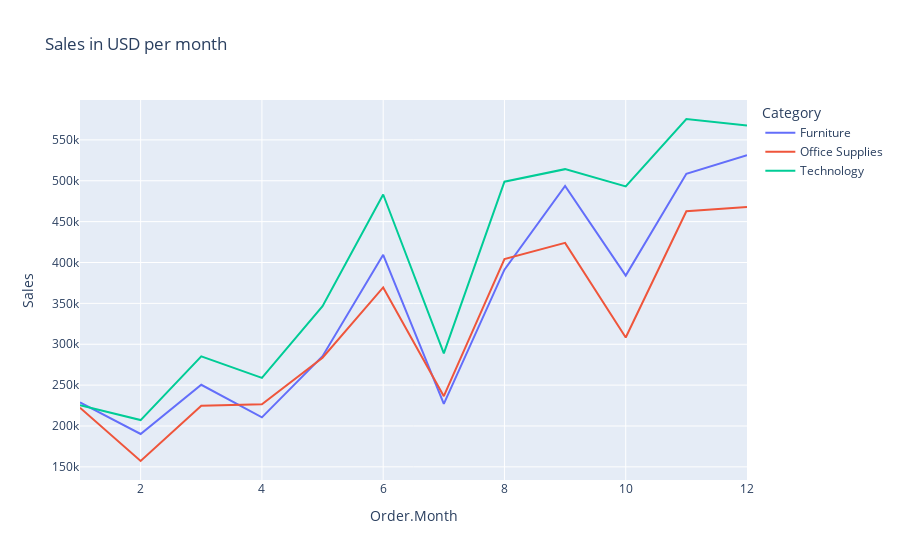

The notebook cell saved with this chart:
### Code cell
fig = px.line(monthly_cat, x="Order.Month", y="Sales", title='Sales in USD per month', color='Category' )
fig.show()

### Figure 1 — Plotly figure (JSON) as saved in the notebook; plotly's stock layout.template omitted (floating-point values rounded to 4 significant figures)
{"data": [{"hovertemplate": "Category=Furniture<br>Order.Month=%{x}<br>Sales=%{y}<extra></extra>", "legendgroup": "Furniture", "line": {"color": "#636efa", "dash": "solid"}, "mode": "lines", "name": "Furniture", "orientation": "v", "showlegend": true, "type": "scatter", "x": [1, 2, 3, 4, 5, 6, 7, 8, 9, 10, 11, 12], "xaxis": "x", "y": [228800.0, 190300.0, 250400.0, 210500.0, 285400.0, 409400.0, 227100.0, 391200.0, 493600.0, 383900.0, 508500.0, 531300.0], "yaxis": "y"}, {"hovertemplate": "Category=Office Supplies<br>Order.Month=%{x}<br>Sales=%{y}<extra></extra>", "legendgroup": "Office Supplies", "line": {"color": "#EF553B", "dash": "solid"}, "mode": "lines", "name": "Office Supplies", "orientation": "v", "showlegend": true, "type": "scatter", "x": [1, 2, 3, 4, 5, 6, 7, 8, 9, 10, 11, 12], "xaxis": "x", "y": [222400.0, 157200.0, 224900.0, 226600.0, 283500.0, 369500.0, 236400.0, 404200.0, 424000.0, 308200.0, 462700.0, 467900.0], "yaxis": "y"}, {"hovertemplate": "Category=Technology<br>Order.Month=%{x}<br>Sales=%{y}<extra></extra>", "legendgroup": "Technology", "line": {"color": "#00cc96", "dash": "solid"}, "mode": "lines", "name": "Technology", "orientation": "v", "showlegend": true, "type": "scatter", "x": [1, 2, 3, 4, 5, 6, 7, 8, 9, 10, 11, 12], "xaxis": "x", "y": [225500.0, 207200.0, 285200.0, 258900.0, 346600.0, 483200.0, 288800.0, 498900.0, 514200.0, 493000.0, 575600.0, 567500.0], "yaxis": "y"}], "layout": {"legend": {"title": {"text": "Category"}, "tracegroupgap": 0}, "title": {"text": "Sales in USD per month"}, "xaxis": {"anchor": "y", "domain": [0, 1], "title": {"text": "Order.Month"}}, "yaxis": {"anchor": "x", "domain": [0, 1], "title": {"text": "Sales"}}}}
